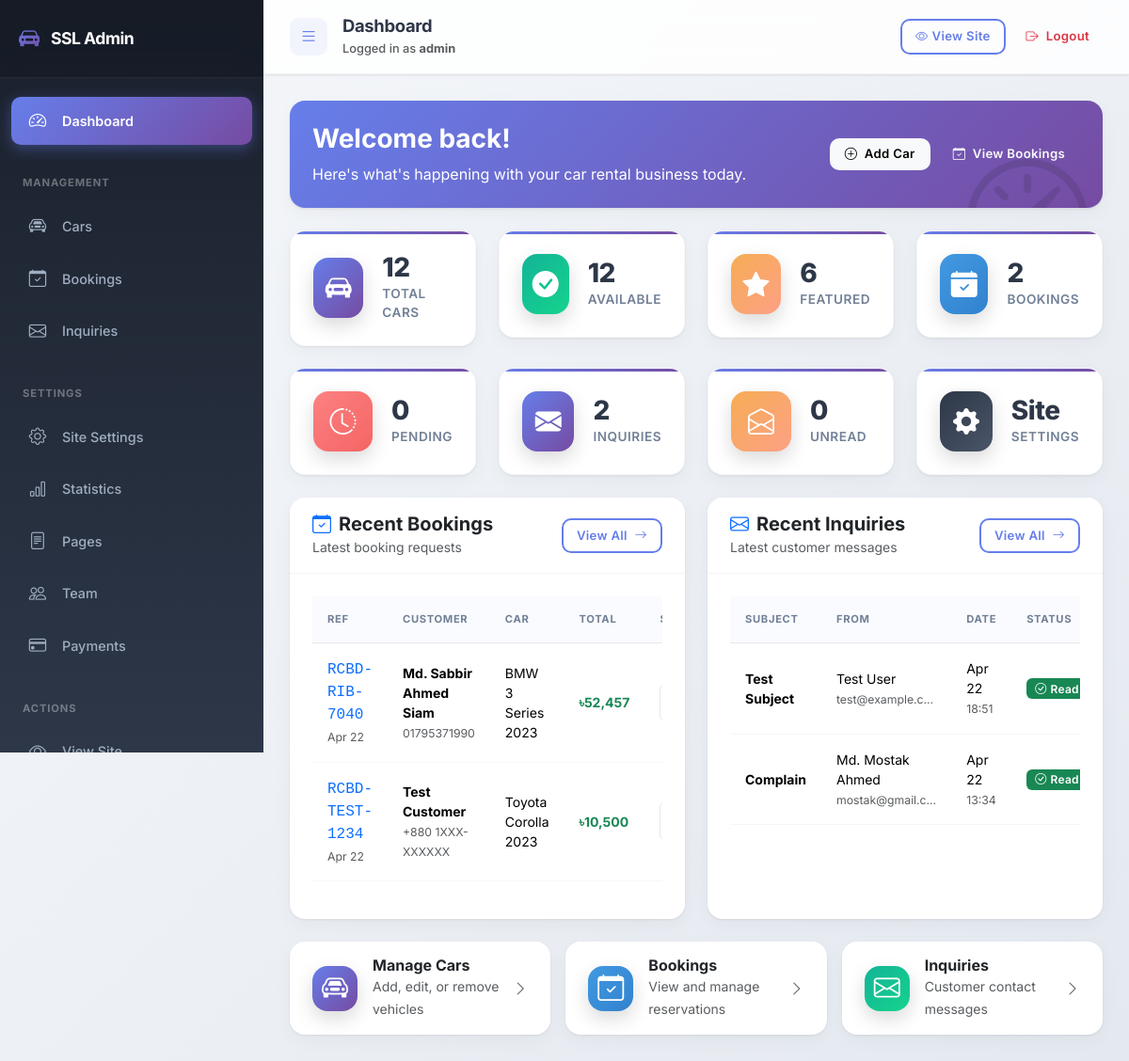
Before: /dashboard/ (signed in) with the older database file.
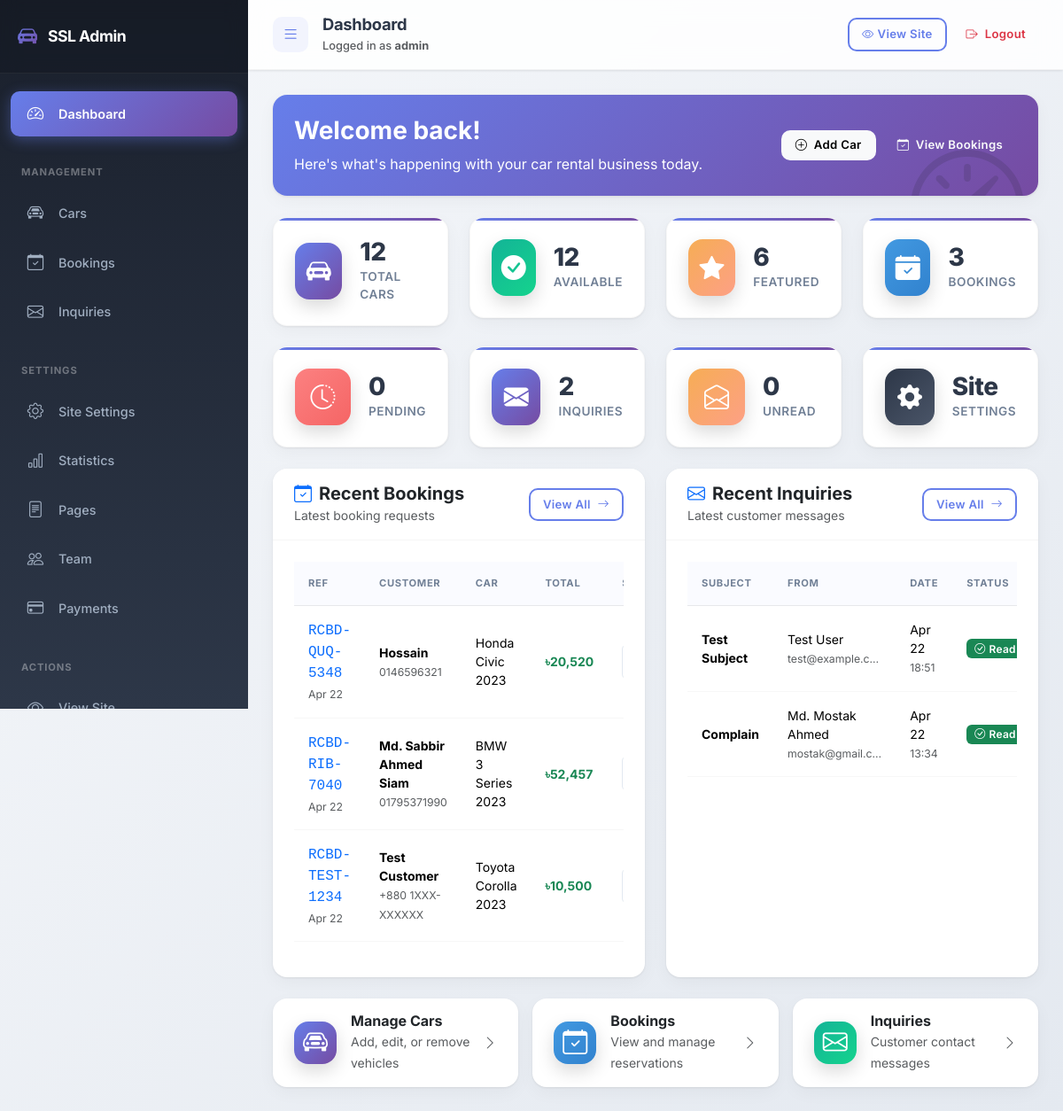
After: the same page with the newer database file.
### pages/models.py (models this page shows, shortened)
class Booking(models.Model):
    STATUS_CHOICES = [
        ('pending', 'Pending'),
        ('confirmed', 'Confirmed'),
        ('cancelled', 'Cancelled'),
        ('completed', 'Completed'),
    ]
    car = models.ForeignKey(Car, on_delete=models.CASCADE, related_name='bookings')
    customer_name = models.CharField(max_length=100)
    customer_email = models.EmailField()
    customer_phone = models.CharField(max_length=20)
    nid_passport = models.CharField(max_length=50, blank=True, default='', verbose_name='NID/Passport')
    pickup_date = models.DateField()
    dropoff_date = models.DateField()
    pickup_location = models.CharField(max_length=200)
    dropoff_location = models.CharField(max_length=200)
    rental_days = models.PositiveIntegerField()
    daily_rate = models.PositiveIntegerField()
    subtotal = models.PositiveIntegerField()
    discount = models.FloatField(default=0)
    total = models.PositiveIntegerField()
    booking_reference = models.CharField(max_length=50, unique=True)
    status = models.CharField(max_length=20, choices=STATUS_CHOICES, default='pending')
    notes = models.TextField(blank=True)
    email_verified = models.BooleanField(default=False)
    otp_code = models.CharField(max_length=6, blank=True)
    otp_created_at = models.DateTimeField(null=True, blank=True)
    created_at = models.DateTimeField(auto_now_add=True)
    updated_at = models.DateTimeField(auto_now=True)
    class Meta:
        ordering = ['-created_at']
        verbose_name = 'Booking'
        verbose_name_plural = 'Bookings'

class Car(models.Model):
    TRANSMISSION_CHOICES = [
        ('automatic', 'Automatic'),
        ('manual', 'Manual'),
    ]
    FUEL_CHOICES = [
        ('petrol', 'Petrol'),
        ('diesel', 'Diesel'),
        ('hybrid', 'Hybrid'),
        ('electric', 'Electric'),
    ]
    CATEGORY_CHOICES = [
        ('sedan', 'Sedan'),
        ('suv', 'SUV'),
        ('hatchback', 'Hatchback'),
        ('luxury', 'Luxury'),
        ('pickup', 'Pickup'),
    ]
    name = models.CharField(max_length=100)
    slug = models.SlugField(max_length=100, unique=True)
    category = models.CharField(max_length=20, choices=CATEGORY_CHOICES)
    price_daily = models.PositiveIntegerField()
    price_weekly = models.PositiveIntegerField()
    price_monthly = models.PositiveIntegerField()
    image = models.ImageField(upload_to='cars/', blank=True, null=True)
    image_url = models.URLField(blank=True, null=True, help_text="External image URL if not uploading")
    transmission = models.CharField(max_length=20, choices=TRANSMISSION_CHOICES)
    fuel_type = models.CharField(max_length=20, choices=FUEL_CHOICES)
    seats = models.PositiveSmallIntegerField()
    luggage = models.PositiveSmallIntegerField()
    ac = models.BooleanField(default=True)
    engine = models.CharField(max_length=20, blank=True)
    mileage = models.CharField(max_length=30, blank=True)
    features = models.JSONField(default=list, blank=True)
    description = models.TextField(blank=True)
    available = models.BooleanField(default=True)
    featured = models.BooleanField(default=False)
    created_at = models.DateTimeField(auto_now_add=True)
    updated_at = models.DateTimeField(auto_now=True)
    class Meta:
        ordering = ['-created_at']
        verbose_name = 'Car'
        verbose_name_plural = 'Cars'

class ContactInquiry(models.Model):
    name = models.CharField(max_length=100)
    email = models.EmailField()
    phone = models.CharField(max_length=20, blank=True)
    subject = models.CharField(max_length=200)
    message = models.TextField()
    created_at = models.DateTimeField(auto_now_add=True)
    is_read = models.BooleanField(default=False)
    class Meta:
        ordering = ['-created_at']
        verbose_name = 'Contact Inquiry'
        verbose_name_plural = 'Contact Inquiries'

### admin_panel/views.py (the view)
# urls.py: path('', views.dashboard, name='dashboard'),
@login_required
def dashboard(request):
    today = timezone.now().date()
    stats = {
        'total_cars': Car.objects.count(),
        'available_cars': Car.objects.filter(available=True).count(),
        'featured_cars': Car.objects.filter(featured=True).count(),
        'total_bookings': Booking.objects.count(),
        'pending_bookings': Booking.objects.filter(status='pending').count(),
        'total_inquiries': ContactInquiry.objects.count(),
        'unread_inquiries': ContactInquiry.objects.filter(is_read=False).count(),
        'recent_bookings': Booking.objects.order_by('-created_at')[:5],
        'recent_inquiries': ContactInquiry.objects.order_by('-created_at')[:5],
    }
    context = {
        'stats': stats,
        'title': 'Dashboard',
    }
    return render(request, 'admin_panel/dashboard.html', context)

### admin_panel/templatetags/custom_filters.py (called while the page is built)
@register.filter(name='intcomma')
def intcomma(value):
    try:
        value = int(float(value))
        return f"{value:,}"
    except (ValueError, TypeError):
        return value

### pages/context_processors.py (called while the page is built)
def site_settings(request):
    settings = SiteSetting.objects.first()
    statistics = Statistic.objects.filter(is_active=True).order_by('order')
    payment_methods = PaymentMethod.objects.filter(is_active=True).order_by('order')
    return {
        'site_settings': settings,
        'site_statistics': statistics,
        'payment_methods': payment_methods,
    }

### admin_panel/templates/admin_panel/dashboard.html (shortened to what the changed rows need)
{% extends 'admin_panel/base.html' %}
{% load static %}
{% block content %}
<div class="card border-0 shadow-sm mb-4 overflow-hidden">
    <div class="card-body p-4" style="background: linear-gradient(135deg, #667eea 0%, #764ba2 100%); position: relative; overflow: hidden;">
        <div class="position-relative" style="z-index: 2;">
            <div class="d-flex justify-content-between align-items-center flex-wrap gap-3">
                <div class="text-white">
                    <h2 class="mb-2 fw-bold display-6" style="font-size: 1.75rem;">Welcome back!</h2>
                </div>
            </div>
        </div>
    </div>
</div>
<div class="row g-4 mb-4">
    <div class="col-lg-3 col-md-6">
        <div class="stat-card fade-in" style="animation-delay: 0.3s;">
            <div class="stat-info">
                <h3>{{ stats.total_bookings }}</h3>
                <p>Bookings</p>
            </div>
        </div>
    </div>
</div>
<div class="row g-4">
    <div class="col-lg-6">
        <div class="card h-100 border-0 shadow-sm">
            <div class="card-body">
                {% if stats.recent_bookings %}
                    <div class="table-responsive">
                        <table class="table table-hover align-middle">
                            <thead>
                                <tr>
                                    <th>Ref</th>
                                    <th>Customer</th>
                                    <th>Car</th>
                                    <th>Total</th>
                                    <th>Status</th>
                                </tr>
                            </thead>
                            <tbody>
                                {% for booking in stats.recent_bookings %}
                                <tr>
                                    <td>
                                        <code class="fs-6 text-primary">{{ booking.booking_reference }}</code>
                                        <br><small class="text-muted">{{ booking.created_at|date:"M d" }}</small>
                                    </td>
                                    <td>
                                        <strong>{{ booking.customer_name }}</strong><br>
                                        <small class="text-muted">{{ booking.customer_phone }}</small>
                                    </td>
                                    <td>{{ booking.car.name }}</td>
                                    <td>
                                        <strong class="text-success">৳{{ booking.total|floatformat:"0"|intcomma }}</strong>
                                    </td>
                                    <td>
                                        <form method="post" action="{% url 'admin_panel:booking_update_status' booking.id %}" class="d-inline booking-status-form">
                                            <select name="status" class="form-select form-select-sm status-dropdown"
                                                    onchange="this.form.submit()"
                                                    style="width: 130px;"
                                                    data-bs-toggle="tooltip"
                                                    title="Change status">
                                                <option value="confirmed" {% if booking.status == 'confirmed' %}selected{% endif %}>Confirmed</option>
                                            </select>
                                        </form>
                                    </td>
                                </tr>
                                {% endfor %}
                            </tbody>
                        </table>
                    </div>
                {% else %}
                    <div class="text-center py-4">
                        <i class="bi bi-calendar-x text-muted display-4 mb-3"></i>
                        <p class="text-muted mb-0">No bookings yet.</p>
                    </div>
                {% endif %}
            </div>
        </div>
    </div>
    <div class="col-lg-6">
        <div class="card h-100 border-0 shadow-sm">
            <div class="card-body">
                {% if stats.recent_inquiries %}
                    <div class="table-responsive">
                        <table class="table table-hover align-middle">
                            <thead>
                                <tr>
                                    <th>Subject</th>
                                    <th>From</th>
                                    <th>Date</th>
                                    <th>Status</th>
                                </tr>
                            </thead>
                            <tbody>
                                {% for inquiry in stats.recent_inquiries %}
                                <tr class="{% if not inquiry.is_read %}table-warning{% endif %}">
                                    <td>
                                        <strong>{{ inquiry.subject|truncatechars:25 }}</strong>
                                    </td>
                                    <td>
                                        {{ inquiry.name }}<br>
                                        <small class="text-muted">{{ inquiry.email|truncatechars:15 }}</small>
                                    </td>
                                    <td>
                                        {{ inquiry.created_at|date:"M d" }}
                                        <br><small class="text-muted">{{ inquiry.created_at|date:"H:i" }}</small>
                                    </td>
                                    <td>
                                        {% if inquiry.is_read %}
                                            <span class="badge bg-success">
                                                <i class="bi bi-check-circle me-1"></i>Read
                                            </span>
                                        {% else %}
                                            <span class="badge bg-warning">
                                                <i class="bi bi-envelope me-1"></i>New
                                            </span>
                                        {% endif %}
                                    </td>
                                </tr>
                                {% endfor %}
                            </tbody>
                        </table>
                    </div>
                {% else %}
                    <div class="text-center py-4">
                        <i class="bi bi-envelope-open text-muted display-4 mb-3"></i>
                        <p class="text-muted mb-0">No inquiries yet.</p>
                    </div>
                {% endif %}
            </div>
        </div>
    </div>
</div>
{% endblock %}

Changed rows visible on the page:
added Booking: booking_reference "RCBD-QUQ-5348", created_at "Apr 22", customer_name "Hossain", customer_phone "0146596321", car.name "Honda Civic 2023", total "20,520"
shown differently, row unchanged: Booking "RCBD-RIB-7040": status "Confirmed" → (not shown)
shown differently, row unchanged: Booking "RCBD-TEST-1234": status "Confirmed" → (not shown)
Other visible differences:
{{ stats.total_bookings }}: "2" → "3"
